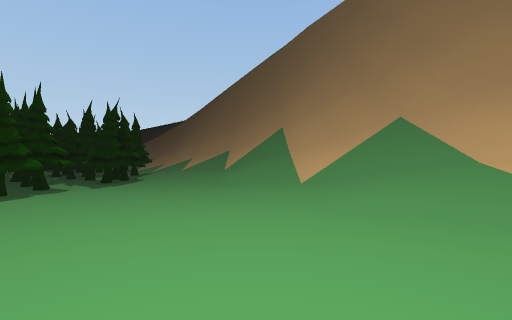
[1] (above)

17 first-person views from a walk through a 3-D level made in the Unity game engine. The camera is 1.5 m above the floor, looks level and sees 85° across. The floor is counted in squares, 2 m on a side. Each view is taken from the middle of a square. On the plan, view 1 faces up. The plan holds only what a view shows up to about 10 squares ahead; the rest is blank. The place goes on beyond the plan. Some surface patterns are stand-ins.

[2]
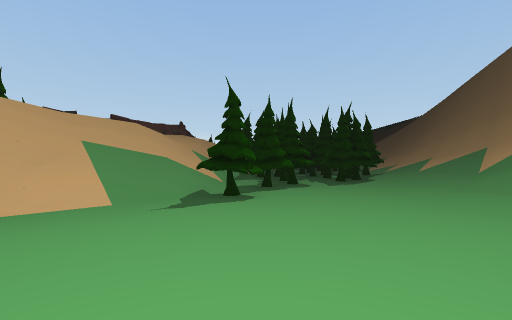

[3]
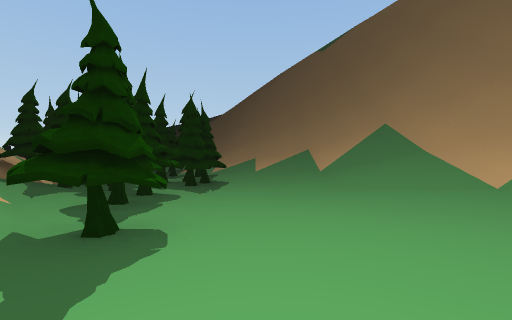

[4]
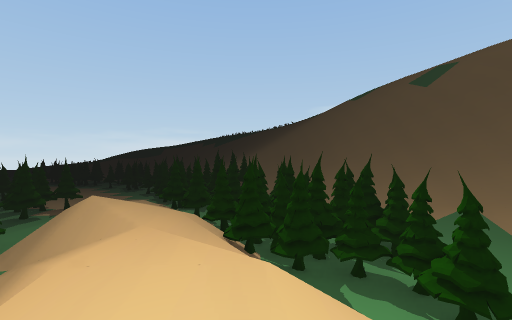

[5]
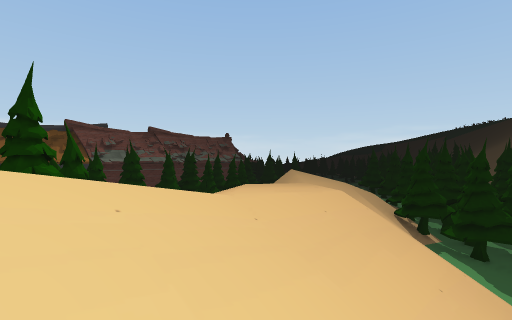

[6]
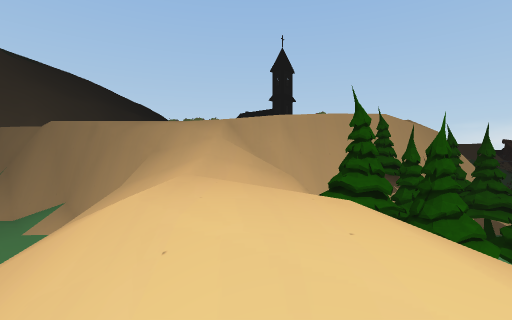

[7]
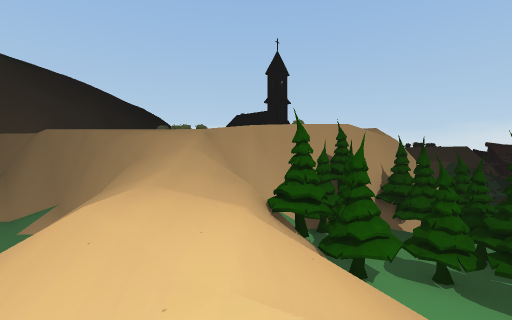

[8]
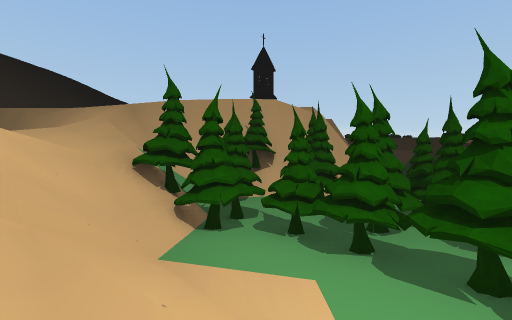

[9]
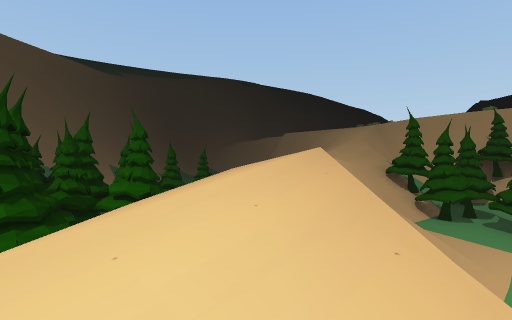

[10]
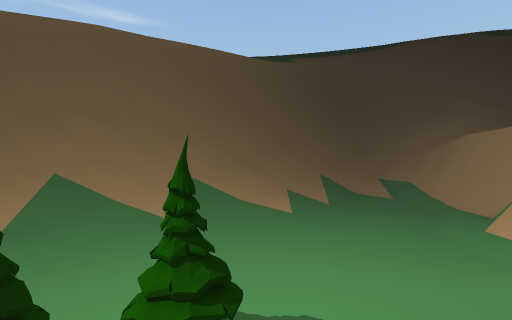

[11]
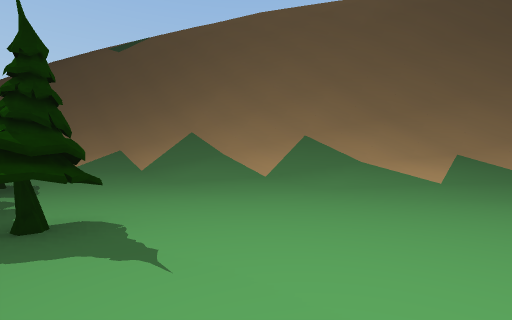

[12]
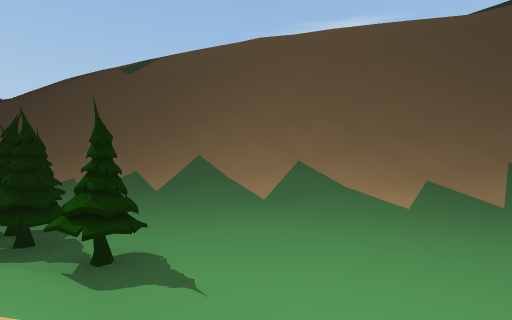

[13]
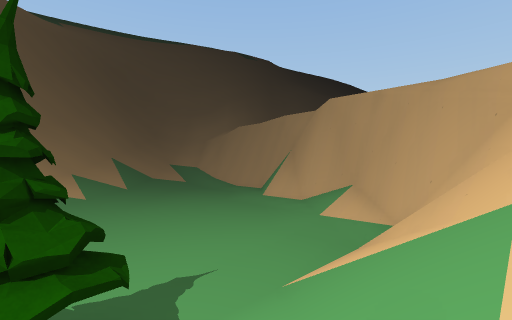

[14]
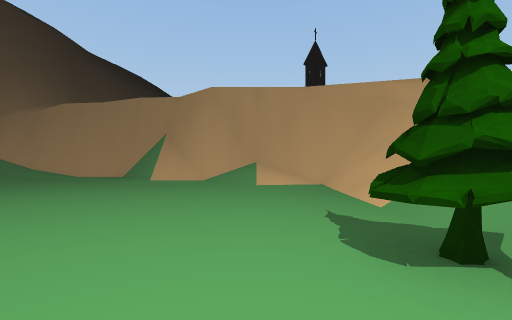

[15]
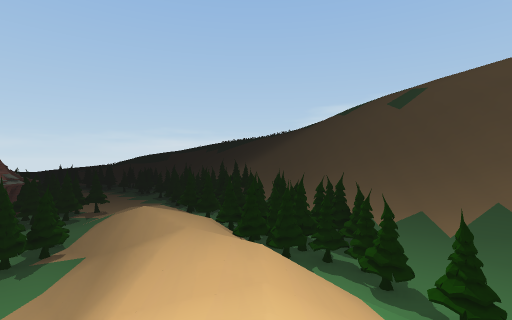

[16]
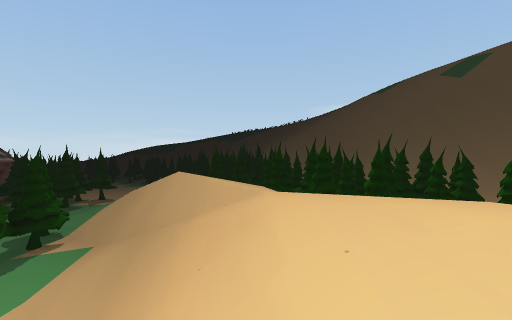

[17]
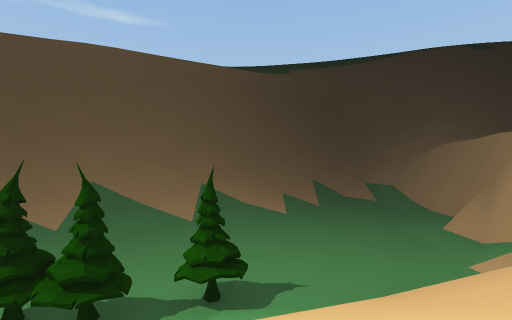

### Floor plan
Key: @ floor where view 1 was taken; # wall or solid block; . main floor; : floor 4 m higher than the main floor; / step, stairs or slope; v drop or lower ground; T tree.
Columns run from 16 left of view 1 to 8 right of it. Each row starts with its distance up from view 1.
 11  ////TTTTTT ////## vv
 10 //////TTTTTTT////## v
  9 //////TTTTTTT.///## v
  8 T/#////TTTT....//## v
  7 //////////TT...///##
  6 ./////////TT...////##
  5 ..////////.T....////##
  4 T.////:////TT....////#
  3 TT////:////T.....////##
  2 TT.T////////......///##
  1 TTTTT///////......////##
  0 T.TTT///////....@..////##
 -1 TTTT/////#//........//
 -2  TTT/////v#/.........
 -3 vvv # ////v#//........
 -4 vvvvvvv////v#//.......
 -5           //v###/
 -6            //vvv#

Where each view was taken, in squares from view 1:
view 1: 0 up, 0 right, facing up
view 2: 0 up, 0 right, facing up-left
view 3: 1 up, 3 left, facing up
view 4: 1 up, 9 left, facing up
view 5: 0 up, 7 left, facing up-left
view 6: 6 up, 10 left, facing down
view 7: 7 up, 11 left, facing down
view 8: 7 up, 14 left, facing down
view 9: 11 up, 15 left, facing down-right
view 10: 3 up, 8 left, facing right
view 11: 0 up, 5 left, facing up-right
view 12: 1 down, 6 left, facing up-right
view 13: 4 up, 7 left, facing down-right
view 14: 6 up, 3 left, facing down
view 15: 2 down, 9 left, facing up
view 16: 1 up, 11 left, facing up
view 17: 3 up, 10 left, facing right
